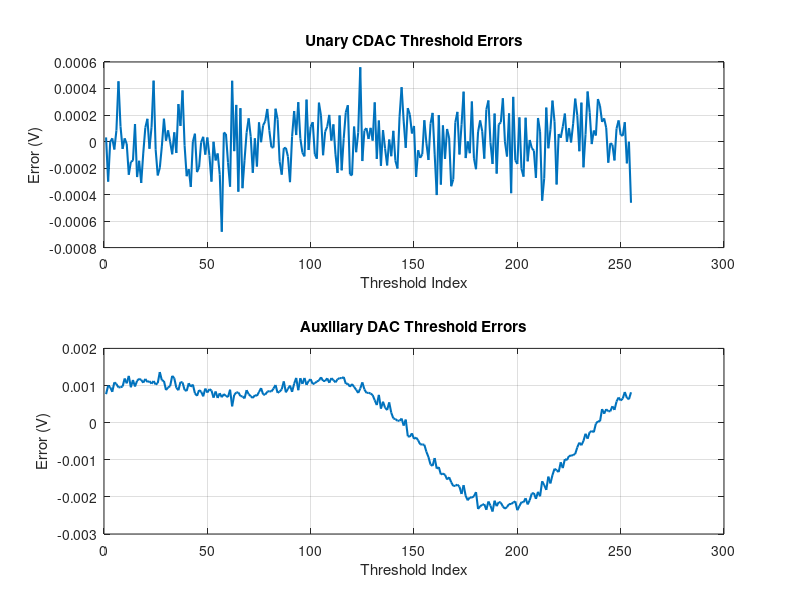
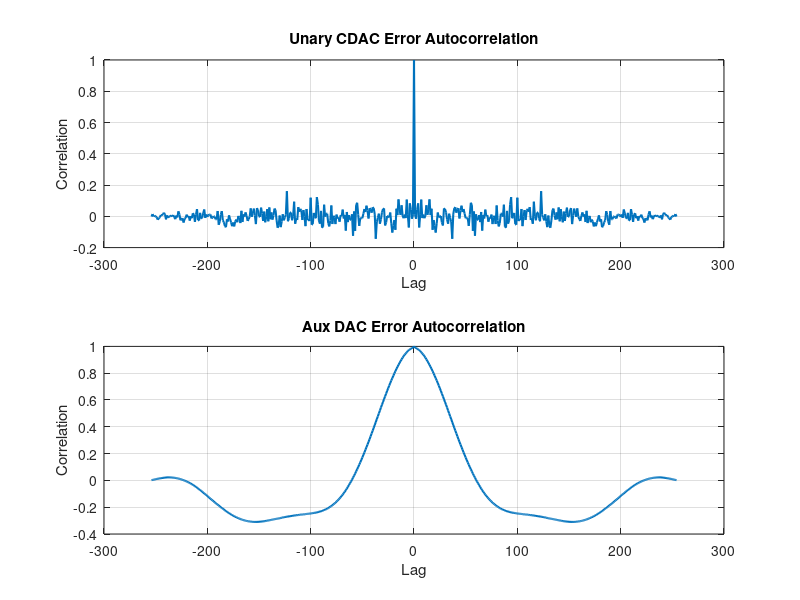
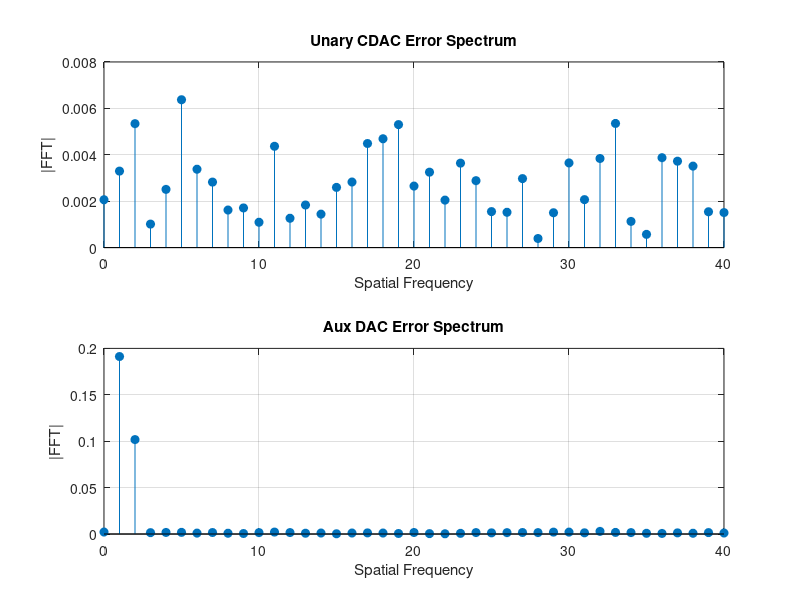
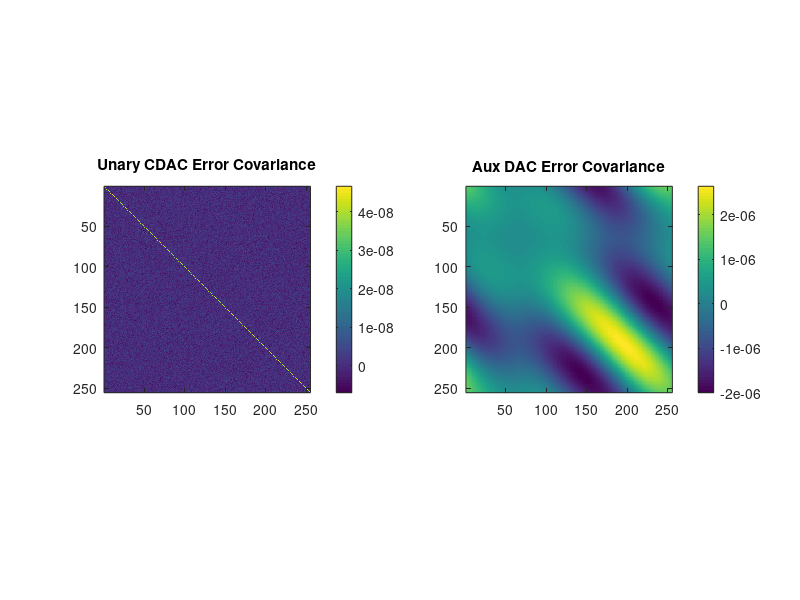

Reproduce these figures in MATLAB, in order.
%% Threshold Error Analysis for SAR ADC Calibration
% This script compares:
%   1. Ideal thresholds
%   2. Calibrated thresholds
%   3. Threshold error covariance
%   4. Correlation structure
%
% e_k = V_th,k - V_ideal,k

clear;
clc;
close all;

%% ADC PARAMETERS

N = 8;                      % ADC resolution
Vref = 1.0;

num_thresholds = 2^N - 1;

%% IDEAL THRESHOLDS

% Ideal transition levels centered between codes
Videal = ((1:num_thresholds) / 2^N) * Vref;

%% EXAMPLE 1:
% "Unary-like" calibration
% Small mostly uncorrelated errors

sigma_unary = 0.0002 * Vref;

Vth_unary = Videal + sigma_unary * randn(size(Videal));

%% EXAMPLE 2:
% "Auxiliary DAC-like" calibration
% Correlated low-rank residual errors

x = linspace(0,1,num_thresholds);

% Smooth correlated distortion shape
corr_shape = ...
      0.0015*sin(2*pi*x) ...
    + 0.0008*cos(4*pi*x);

% Small random component
noise = 0.0001 * randn(size(x));

Vth_aux = Videal + corr_shape + noise;

%% THRESHOLD ERRORS

e_unary = Vth_unary - Videal;
e_aux   = Vth_aux   - Videal;

%% RMS ERROR

rms_unary = rms(e_unary);
rms_aux   = rms(e_aux);

fprintf('Unary RMS threshold error: %e\n', rms_unary);
fprintf('Aux DAC RMS threshold error: %e\n', rms_aux);

%% PLOTS

figure;

subplot(2,1,1)
plot(e_unary,'LineWidth',1.5)
grid on
title('Unary CDAC Threshold Errors')
xlabel('Threshold Index')
ylabel('Error (V)')

subplot(2,1,2)
plot(e_aux,'LineWidth',1.5)
grid on
title('Auxiliary DAC Threshold Errors')
xlabel('Threshold Index')
ylabel('Error (V)')

%% ERROR AUTOCORRELATION
% Correlated errors generate harmonics more efficiently

figure;

[acf_unary,lags1] = xcorr(e_unary,'coeff');
[acf_aux,lags2]   = xcorr(e_aux,'coeff');

subplot(2,1,1)
plot(lags1,acf_unary,'LineWidth',1.5)
grid on
title('Unary CDAC Error Autocorrelation')
xlabel('Lag')
ylabel('Correlation')

subplot(2,1,2)
plot(lags2,acf_aux,'LineWidth',1.5)
grid on
title('Aux DAC Error Autocorrelation')
xlabel('Lag')
ylabel('Correlation')

%% FFT OF THRESHOLD ERRORS
% Shows harmonic structure in threshold placement

figure;

E1 = abs(fft(e_unary));
E2 = abs(fft(e_aux));

f = 0:length(E1)-1;

subplot(2,1,1)
stem(f,E1,'filled')
xlim([0 40])
grid on
title('Unary CDAC Error Spectrum')
xlabel('Spatial Frequency')
ylabel('|FFT|')

subplot(2,1,2)
stem(f,E2,'filled')
xlim([0 40])
grid on
title('Aux DAC Error Spectrum')
xlabel('Spatial Frequency')
ylabel('|FFT|')

%% OPTIONAL:
% Covariance matrices from Monte Carlo runs

num_mc = 500;

E_unary_mc = zeros(num_mc,num_thresholds);
E_aux_mc   = zeros(num_mc,num_thresholds);

for k = 1:num_mc

    % Unary-like
    E_unary_mc(k,:) = ...
        sigma_unary * randn(1,num_thresholds);

    % Aux-like correlated structure
    phase = 2*pi*rand;

    corr_shape = ...
        0.0015*sin(2*pi*x + phase) + ...
        0.0008*cos(4*pi*x + phase);

    noise = 0.0001 * randn(size(x));

    E_aux_mc(k,:) = corr_shape + noise;
end

%% Covariance matrices

C_unary = cov(E_unary_mc);
C_aux   = cov(E_aux_mc);

%% Plot covariance matrices

figure;

subplot(1,2,1)
imagesc(C_unary)
axis image
colorbar
title('Unary CDAC Error Covariance')

subplot(1,2,2)
imagesc(C_aux)
axis image
colorbar
title('Aux DAC Error Covariance')

%% Singular value decomposition
% Measures effective dimensionality of correction space

s_unary = svd(C_unary);
s_aux   = svd(C_aux);

figure;

semilogy(s_unary,'o-','LineWidth',1.5)
hold on
semilogy(s_aux,'o-','LineWidth',1.5)

grid on
xlabel('Singular Value Index')
ylabel('Singular Value')

legend('Unary','Aux DAC')
title('Effective Rank of Threshold Error Space')
